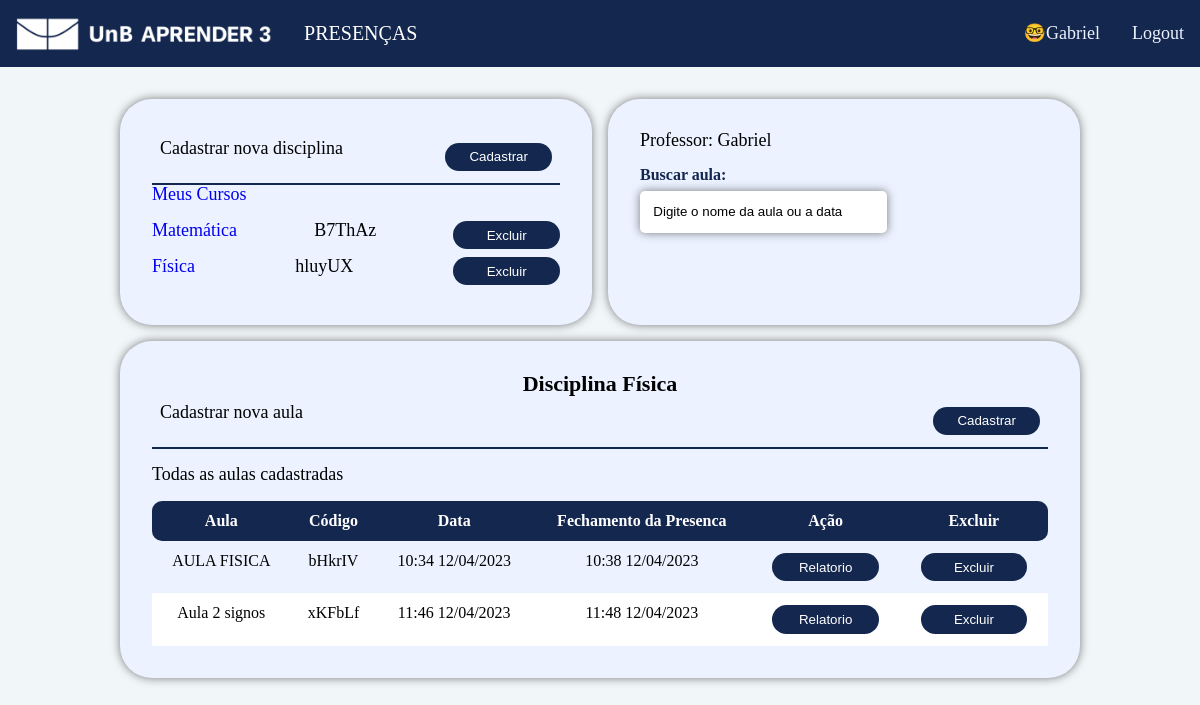
Screenshot of /disciplina/2 (signed in) with the database file from the repository.
### app/models.py (models this page shows, shortened)
class User(db.Model, UserMixin):
    matricula = db.Column(db.String(9), primary_key=True, unique=True, nullable=False)
    email = db.Column(db.String(100), unique=True, nullable=False)
    nome = db.Column(db.String(100), nullable=False)
    senha_hash = db.Column(db.String(100), nullable=False)
    eh_professor = db.Column(db.Boolean, nullable=True, default=False)
    presenca_todas_aulas = db.relationship('Presenca')
    @property
    def senha(self):
        return self.senha

class Disciplina(db.Model):
    id = db.Column(db.Integer, primary_key=True, autoincrement=True)
    nome = db.Column(db.String(100), nullable=False)
    professor_matricula = db.Column(db.String, db.ForeignKey('user.matricula'), nullable=True)
    codigo = db.Column(db.Integer, nullable=True, unique=True)
    professor = db.relationship('User', backref='disciplinas_ministradas', foreign_keys=[professor_matricula])
    alunos = db.relationship('User', secondary=alunos_disciplinas, backref='disciplinas_matriculadas')
    aulas = db.relationship('Aula', cascade='all, delete-orphan')

class Aula(db.Model):
    id = db.Column(db.Integer, primary_key=True, autoincrement=True)
    nome = db.Column(db.String(100), nullable=False)
    codigo = db.Column(db.Integer, nullable=True)
    aberta = db.Column(db.Boolean, nullable=True, default=False)
    data = db.Column(db.DateTime, nullable=True, default=datetime.now(fuso_horario))
    data_fechamento = db.Column(db.DateTime, nullable=True, default=datetime.now(fuso_horario))
    disciplina_id = db.Column(db.Integer, db.ForeignKey('disciplina.id'), nullable=False)
    presencas = db.relationship('Presenca', cascade='all, delete-orphan')
    disciplina = db.relationship('Disciplina', back_populates='aulas')

### app/routes.py (the view)
@app.route('/disciplina/<int:disciplina_id>')
@login_required
@professor_required
def disciplina_page(disciplina_id):
    disciplinas = Disciplina.query.filter_by(professor=current_user).all()
    disciplina = list(filter(lambda d: d.id == disciplina_id, disciplinas))[0]
    return render_template('pages/professor.html', disciplina=disciplina, disciplinas=disciplinas, aulas=disciplina.aulas)

### app/models.py (called while the page is built)
@login_manager.user_loader
def load_user(matricula):
    return User.query.get(matricula)

### app/utils.py (called while the page is built)
def professor_required(f):
    @wraps(f)
    def decorated_function(*args, **kwargs):
        if not current_user.is_authenticated:
            return current_app.login_manager.unauthorized()
        elif not current_user.eh_professor:
            abort(403)
        return f(*args, **kwargs)
    return decorated_function

### app/templates/pages/professor.html (shortened to what this page needs)
{% extends 'base_template.html' %} {% block content %}
<section class="grid_professor">
  <section class="container" id="side_bar">
    <div class="aula">
      <p class="container__texto">Cadastrar nova disciplina</p>
      <button
        class="button"
        onclick="document.getElementById('modal_disciplina').style.display='block'"
      >
        Cadastrar
      </button>
    </div>
      <h2 class="container__texto">
        <a href="{{ url_for('professor_page' ) }}">Meus Cursos</a>
      </h2>
    <ul>
      {% for disciplina in disciplinas %}
      <li class="container__lista_disciplina">
          <p class="container__texto"><a href="{{ url_for('disciplina_page', disciplina_id=disciplina.id ) }}">
            {{disciplina.nome}}
          </a></p>
          <p class="container__texto">{{disciplina.codigo}}</p>
          <a
            href="{{ url_for('deletar_disciplina', disciplina_id=disciplina.id ) }}"
            onclick="return confirm('Tem certeza de que deseja excluir esta aula?')"
            ><button class="button">Excluir</button>
          </a>
      </li>
      {% endfor %}
    </ul>
  </section>
  <section class="container" id="side_bar">
    <p class="container__texto">Professor: {{current_user.nome}}</p>
    <div class="busca login__card-campo">
      <label for="search">Buscar aula: </label>
      <input
        type="text"
        id="search"
        name="search"
        placeholder="Digite o nome da aula ou a data"
      />
    </div>
  </section>
  {% if disciplina or disciplinas %}
  <section class="container">
    <h1 class="container__titulo">Disciplina {{disciplina.nome}}</h1>
    <div class="aula">
      <p class="container__texto">Cadastrar nova aula</p>
      <button
        class="button"
        onclick="document.getElementById('modal').style.display='block'"
      >
        Cadastrar
      </button>
    </div>
    <div class="presenca">
      <h1 class="container__texto">Todas as aulas cadastradas</h1>
      <table class="table-striped-columns">
        <thead>
          <tr>
            <th>Aula</th>
            <th>Código</th>
            <th>Data</th>
            <th>Fechamento da Presenca</th>
            <th>Ação</th>
            <th>Excluir</th>
          </tr>
        </thead>
        <tbody>
          {% for aula in aulas %}
          <tr>
            <td>{{aula.nome}}</td>
            <td>{{aula.codigo}}</td>
            <td>{{aula.data.strftime('%H:%M %d/%m/%Y')}}</td>
            <td>
              {% if aula.aberta %} ---- {% else %}
              {{aula.data_fechamento.strftime('%H:%M %d/%m/%Y')}} {% endif %}
            </td>
            <td>
              {% if aula.aberta %}
              <a href="{{ url_for('fechar_presenca_aula', aula_id=aula.id, disciplina_id=disciplina.id ) }}"
                ><button class="button">Fechar</button></a
              >
              {% else %}
              <a href="{{ url_for('relatorio_presenca', aula_id=aula.id ) }}"
                ><button class="button">Relatorio</button></a
              >
              {% endif %}
            </td>
            <td>
              <a
                href="{{ url_for('deletar_aula', aula_id=aula.id ) }}"
                onclick="return confirm('Tem certeza de que deseja excluir esta aula?')"
                ><button class="button">Excluir</button>
              </a>
            </td>
          </tr>
          {% endfor %}
        </tbody>
      </table>
    </div>
  </section>
  {% endif %}
</section>
{% endblock%}

### app/templates/base_template.html (shortened to what this page needs)
<!DOCTYPE html>
<html lang="en">
  <head>
    <link rel="stylesheet" />
    <link rel="stylesheet" href="../static/style.css" />
    <link rel="stylesheet" href="../static/reset.css" />
  </head>
  <body>
    <header>
      <nav class="navbar">
        <div class="navbar__items">
          <img src="../static/img/LOGOAPRENDER 3.png" alt="" />
          <span class="navbar__texto">Presenças</span>
        </div>
        <div class="navbar__items">
          {% if not current_user.is_authenticated %}
          <a class="navbar__link" href="{{ url_for('login_page') }}">Login</a>
          <a class="navbar__link" href="{{ url_for('register_page') }}"
            >Registrar</a
          >
          {% else %}
          <span class="navbar__nome">🤓{{ current_user.nome }}</span>
          <a class="navbar__link" href="{{ url_for('logout_page') }}">Logout</a>
          {% endif %}
        </div>
      </nav>
    </header>
    <main>
       {% block content %}{% endblock %}
    </main>
  </body>
</html>

### app/static/style.css (style rules this page uses)
:root { --cor-primaria: #f1f6f9; --cor-secundaria: #14274e; --cor-terciaria: #394867; --cor-quaternaria: #ecf2ff; --cor-clara: #ffffff; --cor-escura: #000000; }
body { background-color: var(--cor-primaria); }
.button { background-color: var(--cor-secundaria); color: var(--cor-clara); padding: 0.5em 1em; width: 8em; border-radius: 20px; border: none; cursor: pointer; transition: all 0.5s ease-in-out; }
.container { background-color: var(--cor-quaternaria); box-sizing: border-box; border-radius: 2em; padding: 2em; box-shadow: 0 0 10px 0 rgba(0, 0, 0, 0.5); }
.aula { display: flex; align-items: center; justify-content: space-between; padding: 0.5em; border-bottom: solid 2px var(--cor-secundaria); overflow-y: auto; }
.container__titulo { font-size: 22px; font-weight: 700; text-align: center; }
.container__texto { font-size: 18px; font-weight: 500; margin-bottom: 1em; }
.container__lista_disciplina { display: flex; justify-content: space-between; }
.presenca { margin-top: 1em; }

### app/static/navbar.css (style rules this page uses)
.navbar { background-color: var(--cor-secundaria); padding: 1em; display: flex; flex-wrap: wrap; align-items: center; justify-content: space-between; }
.navbar__items { display: flex; align-items: center; gap: 2em; flex-wrap: wrap; }
.navbar__texto, .navbar__link { color: var(--cor-clara); }
.navbar__texto { font-size: 20px; text-transform: uppercase; color: var(--cor-clara); }
.navbar__link, .navbar__nome { font-size: 18px; color: #ecf2ff; }
.navbar img { max-height: 35px; }
.navbar a { transition: all 0.3s ease-in-out; }

### app/static/login.css (style rules this page uses)
.login__card-campo { display: flex; flex-direction: column; gap: 0.5em; width: 60%; }
.login__card-campo label { font-weight: 700; color: var(--cor-secundaria); }
.login__card-campo input { border: none; background-color: var(--cor-clara); padding: 1em; min-width: 90%; box-shadow: 0 0 10px 0 rgba(0, 0, 0, 0.5); border-radius: 5px; }
.login__card-campo input::placeholder { color: var(--cor-cinza); opacity: 1; }

### app/static/table.css (style rules this page uses)
.table-striped-columns { width: 100%; border-collapse: collapse; border-spacing: 0; background-color: var(--cor-quaternaria); overflow: auto; }
table { overflow-x: auto; }
.table-striped-columns th, .table-striped-columns td { padding: 0.75rem; vertical-align: top; text-align: center; }
.table-striped-columns th { background-color: var(--cor-secundaria); color: var(--cor-clara); font-size: 1rem; font-weight: 700; }
.table-striped-columns th:nth-child(1) { border-bottom-left-radius: 10px; border-top-left-radius: 10px; }
.table-striped-columns th:last-child { border-bottom-right-radius: 10px; border-top-right-radius: 10px; }
.table-striped-columns tbody tr:nth-child(odd) td { background-color: var(--cor-quaternaria); }
.table-striped-columns tbody tr:nth-child(even) td { background-color: var(--cor-clara); }

### app/static/professor.css (style rules this page uses)
.grid_professor { display: grid; grid-template-columns: 1fr 1fr; grid-template-rows: auto; gap: 1rem; margin: 2em auto 0 auto; width: 80%; }
.container:nth-child(1) { margin-right: 0; }
.container:nth-child(2) { grid-column: 2 / 3; grid-row: 1 / 2; }
.container:nth-child(3) { grid-column: 1 / 3; grid-row: 2 / 3; }

### rows the page displays
User: nome "Gabriel"
Disciplina: nome "Matemática", codigo "B7ThAz"
Disciplina: nome "Física", codigo "hluyUX"
Aula: nome "AULA FISICA", codigo "bHkrIV", data "10:34 12/04/2023", data_fechamento "10:38 12/04/2023"
Aula: nome "Aula 2 signos", codigo "xKFbLf", data "11:46 12/04/2023", data_fechamento "11:48 12/04/2023"
